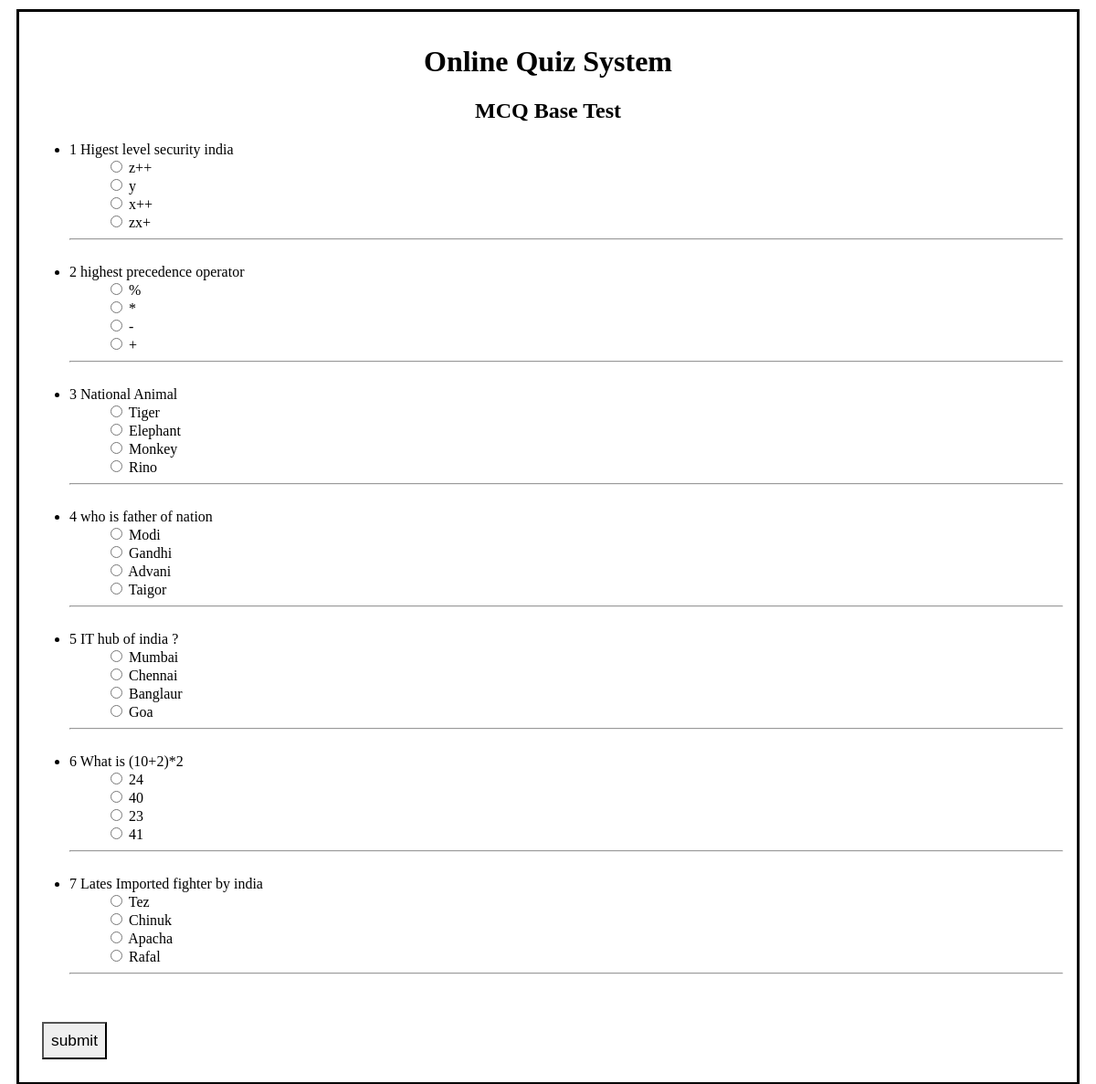
The app's page /quiz/questions/ with its own data.
### quiz/models.py (models this page shows, shortened)
class Question(models.Model):
    question_text = models.CharField(max_length=200)
    pub_date = models.DateTimeField()
    def __str__(self):
        return self.question_text

class Choice(models.Model):
    question = models.ForeignKey(Question,
                                 on_delete=models.CASCADE,
                                 related_name='set_choices')
    choice_text = models.CharField(max_length=50)
    is_correct_answer = models.BooleanField(default=False)
    def __str__(self):
        return self.choice_text

### quiz/views.py (the view)
# urls.py: path('questions/', views.QuestionListView.as_view(), name="questions"),
class QuestionListView(generic.ListView):
    template_name = 'quiz/Question_list.html'
    context_object_name = 'all_question'
    def get_queryset(self):
        return Question.objects.all().order_by("pub_date")

### quiz/templates/quiz/Question_list.html (shortened to what this page needs)
<html>
<head>
    {% load static %}
  <link rel="stylesheet" type="text/css" href="{% static 'css/question_list.css' %}">
</head>
<body>
<form action="{% url 'quiz:quiz-result' %}" method="post">
    <center><h1>Online Quiz System</h1></center>
    <center><h2>MCQ Base Test</h2></center>
        <ul>
        {% for question in all_question %}
        <li>{{ forloop.counter }} {{ question }}</li>
        <ul>
            {% for choice in question.set_choices.all %}
            <input type="radio" name="{{question}}" id="choice {{ forloop.counter }}}"
                   value={{ choice.id }}></input>
            <lable>{{ choice }}</lable>
            <br>
            {% endfor %}
        </ul>
            <hr>
        <br>
        {% endfor %}
    </ul>
    <input type="submit" value="submit">
</form>
</body>
</html>

### quiz/static/css/question_list.css (style rules this page uses)
input[type=submit] { font-size: 13pt; padding: 0; border-radius: 0; margin: 10px; padding: 8px; }
form { border: 3px solid; padding: 15px; margin: 10px; }

### records on screen
Question: question_text "Higest level security india"
Choice: choice_text "z++"
Choice: choice_text "y"
Choice: choice_text "x++"
Choice: choice_text "zx+"
Question: question_text "highest precedence operator"
Choice: choice_text "%"
Choice: choice_text "*"
Choice: choice_text "-"
Choice: choice_text "+"
Question: question_text "National Animal"
Choice: choice_text "Tiger"
Choice: choice_text "Elephant"
Choice: choice_text "Monkey"
Choice: choice_text "Rino"
Question: question_text "who is father of nation"
Choice: choice_text "Modi"
Choice: choice_text "Gandhi"
Choice: choice_text "Advani"
Choice: choice_text "Taigor"
Question: question_text "IT hub of india ?"
Choice: choice_text "Mumbai"
Choice: choice_text "Chennai"
Choice: choice_text "Banglaur"
Choice: choice_text "Goa"
Question: question_text "What is (10+2)*2"
Choice: choice_text "24"
Choice: choice_text "40"
Choice: choice_text "23"
Choice: choice_text "41"
Question: question_text "Lates Imported fighter by india"
Choice: choice_text "Tez"
Choice: choice_text "Chinuk"
Choice: choice_text "Apacha"
Choice: choice_text "Rafal"
